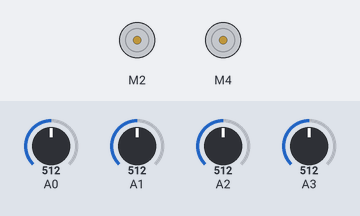
This sketch was run on a simulated Arduino Uno, built with avr-gcc and run on an emulated ATmega328P. Shown: 2 × DC motor (green arrow = forward, orange = backward, longer = faster). The test bench sets the inputs (shaded band); at power-on: A2 = 512, A1 = 512, A0 = 512, A3 = 512.

Above: at 1.27 s.
1.3 s: A2 set to 176
4.3 s: A2 set to 142
At 4.3 s:
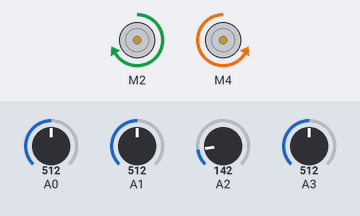
7.3 s: A1 set to 178
10.3 s: A1 set to 149
At 11.0 s:
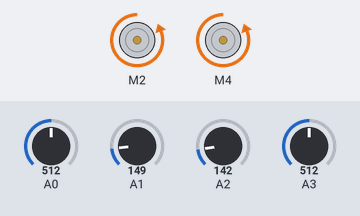
13.3 s: A0 set to 176
16.3 s: A0 set to 144
At 17.0 s:
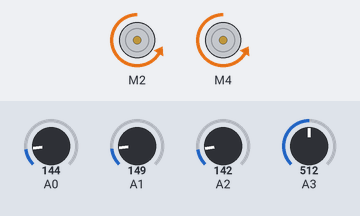
Timing chart, 0 to 66.8 s (numbered marks = the images above; inputs shaded):
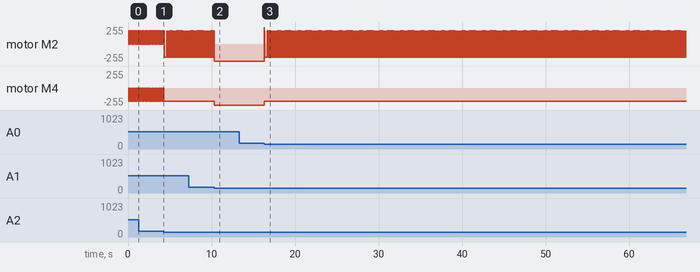

Measured:
- the behaviour switches between 160 and 159 on A2 (found by bisection; images 0 and 1)
- the behaviour switches between 161 and 160 on A1 (found by bisection; images 1 and 2)
- the behaviour switches between 161 and 160 on A0 (found by bisection; images 2 and 3)
- after the input at 4.3 s, motor M4: stops changing and stays backward 200/255
- after the input at 10.3 s, motor M4: backward 200/255 → backward 255/255 at once
- after the input at 16.3 s, motor M2: backward 255/255 → forward 255/255 at once, then moves between backward 200/255 and forward 255/255, repeating every 7.0 s; motor M4: backward 255/255 → backward 200/255 at once
- by itself, motor M4: alternates backward 200/255 for 0.07 s and stopped for 0.07 s

The sketch:

mashinka_chatgpt_simple.ino
```cpp
// ChatGPT4-o version

// Основные изменения:
//
// Добавлена проверка на нахождение всех датчиков на черном (перекресток).
// В случае перекрестка робот останавливается на некоторое время для стабилизации, затем продолжает движение.
// Логика следования по линии улучшена для более четкой работы моторов.

#include "GyverMotor.h"

GMotor motorR(DRIVER2WIRE, 2, 3, HIGH);
GMotor motorL(DRIVER2WIRE, 4, 11, HIGH);

int a0, a1, a2, a3;
int speed = 200;
int maxspeed = 255;
int trsh = 160;
int step = 7;

void setup() {
  motorR.setMode(FORWARD);
  motorL.setMode(BACKWARD);
  pinMode(A0, INPUT);
  pinMode(A1, INPUT);
  pinMode(A2, INPUT);
  pinMode(A3, INPUT);
  Serial.begin(9600);
}

void loop() {
  a0 = analogRead(A0);
  a1 = analogRead(A1);
  a2 = analogRead(A2);
  a3 = analogRead(A3);

  // Проверка перекрестка
  if (a0 >= trsh && a1 >= trsh && a2 >= trsh && a3 >= trsh) {
    // На перекрестке: остановка и выравнивание
    motorR.setSpeed(0);
    motorL.setSpeed(0);
    delay(step * 10); // Задержка для стабилизации
    motorR.setSpeed(speed);
    motorL.setSpeed(speed);
    delay(step * 10); // Время для проезда перекрестка
    return;
  }

  // Условия для следования по линии
  if (a0 > trsh && a1 <= trsh && a2 <= trsh) { // Правый край
    motorR.setMode(BACKWARD);
    motorR.setSpeed(maxspeed);
    motorL.setSpeed(maxspeed);
    delay(step * 5);
    motorR.setMode(FORWARD);
  } else if (a1 > trsh && a0 <= trsh && a3 <= trsh) { // Левый край
    motorL.setMode(FORWARD);
    motorR.setSpeed(maxspeed);
    motorL.setSpeed(maxspeed);
    delay(step * 5);
    motorL.setMode(BACKWARD);
  } else if (a2 > trsh && a3 <= trsh) { // Правый внутренний
    motorL.setMode(FORWARD);
    motorR.setSpeed(speed);
    motorL.setSpeed(speed);
    delay(step + 2);
    motorL.setMode(BACKWARD);
  } else if (a3 > trsh && a2 <= trsh) { // Левый внутренний
    motorR.setMode(BACKWARD);
    motorR.setSpeed(speed);
    motorL.setSpeed(speed);
    delay(step + 2);
    motorR.setMode(FORWARD);
  } else { // Все датчики на белом
    motorR.setSpeed(speed);
    motorL.setSpeed(speed);
    delay(step);
  }
}
```
